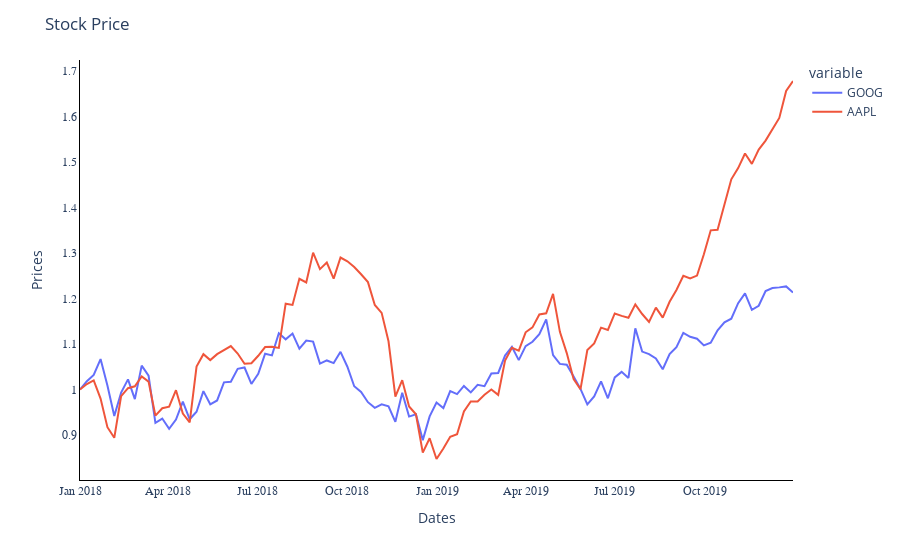

Notebook cell for this chart:
### Code cell
import pandas as pd 
import numpy as np 
import plotly.graph_objects as go 
import plotly.express as px 

df = px.data.stocks()

## Multiple plots 
fig = px.line(
    df, 
    x = 'date',
    y = [
        'GOOG',
        'AAPL'
    ]
)

fig.update_layout(
    title = 'Stock Price', # adding the title 
    xaxis_title = 'Dates', # title for x axis 
    yaxis_title = 'Prices', # title for y axis 
    xaxis = dict(           # attribures for x axis 
        showline = True,
        showgrid = True,
        linecolor = 'black',
        tickfont = dict(
            family = 'Calibri'
        )
    ),
    yaxis = dict(           # attribures for y axis 
        showline = True,
        showgrid = True,
        linecolor = 'black',
        tickfont = dict(
            family = 'Times New Roman'
        )
    ),
    plot_bgcolor = 'white'  # background color for the graph
)

fig.show()
